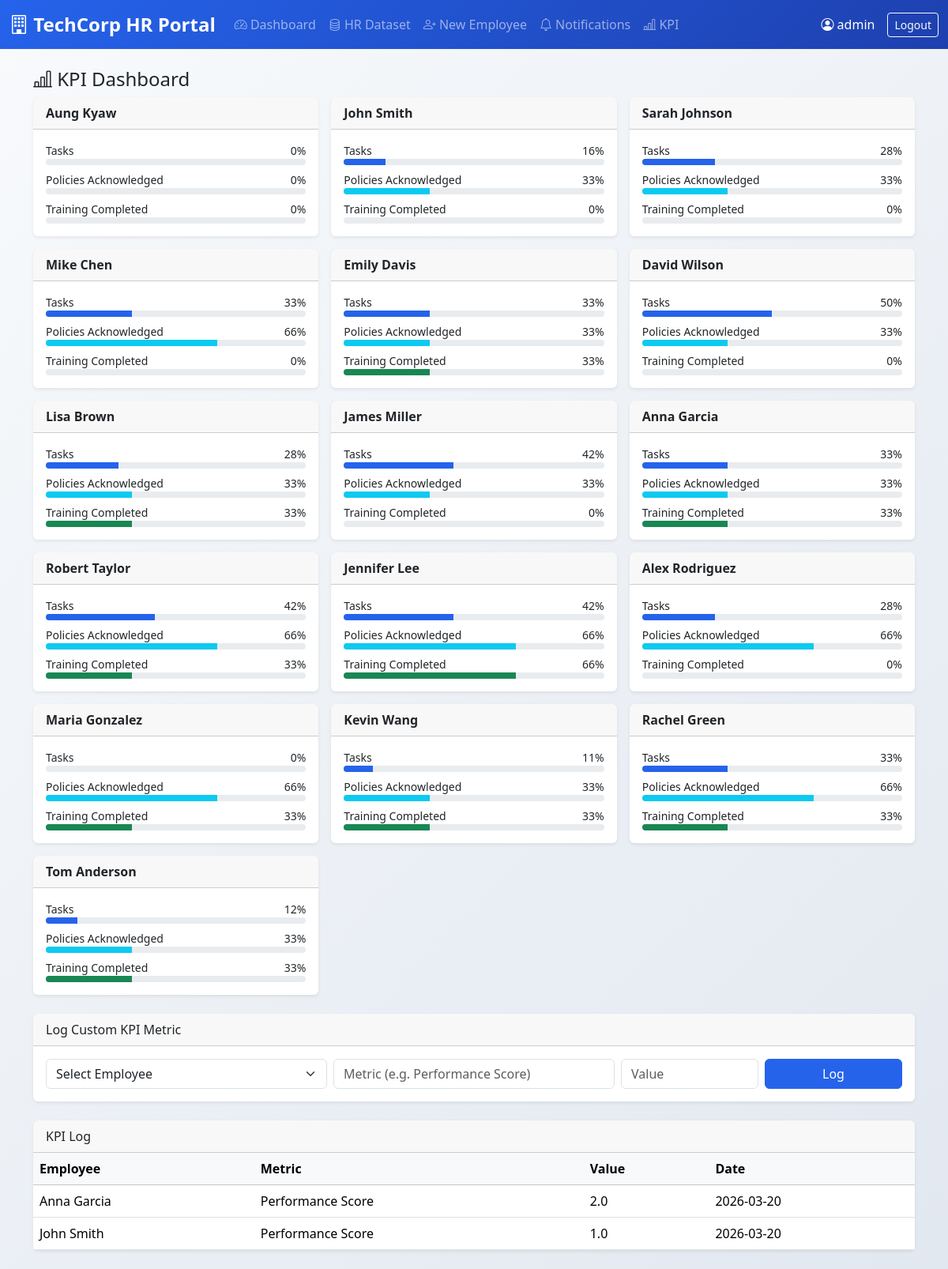
Page /kpi (signed in) on the committed database.
### tables this page shows
CREATE TABLE employees(id INTEGER PRIMARY KEY, name TEXT, department TEXT, position TEXT, start_date TEXT);

CREATE TABLE kpi(id INTEGER PRIMARY KEY, employee_id INTEGER, metric TEXT, value REAL, recorded_at TEXT);

### app.py (the view)
@app.route("/kpi")
@login_required
def kpi():
    conn = get_db()
    employees = conn.execute("SELECT id, name FROM employees").fetchall()
    rows      = conn.execute(
        "SELECT k.id, e.name, k.metric, k.value, k.recorded_at, k.employee_id "
        "FROM kpi k JOIN employees e ON k.employee_id=e.id ORDER BY k.id DESC"
    ).fetchall()
    summary = []
    for emp in employees:
        total = conn.execute("SELECT COUNT(*) FROM tasks WHERE employee_id=?", (emp[0],)).fetchone()[0]
        done  = conn.execute("SELECT COUNT(*) FROM tasks WHERE employee_id=? AND status='Done'", (emp[0],)).fetchone()[0]
        ack   = conn.execute("SELECT COUNT(*) FROM policies WHERE employee_id=? AND acknowledged=1", (emp[0],)).fetchone()[0]
        pol   = conn.execute("SELECT COUNT(*) FROM policies WHERE employee_id=?", (emp[0],)).fetchone()[0]
        tr_done = conn.execute("SELECT COUNT(*) FROM training WHERE employee_id=? AND status='Completed'", (emp[0],)).fetchone()[0]
        tr_tot  = conn.execute("SELECT COUNT(*) FROM training WHERE employee_id=?", (emp[0],)).fetchone()[0]
        summary.append({
            "name": emp[1], "id": emp[0],
            "task_pct": int(done/total*100) if total else 0,
            "policy_pct": int(ack/pol*100) if pol else 0,
            "training_pct": int(tr_done/tr_tot*100) if tr_tot else 0,
        })
    conn.close()
    return render_template("kpi.html", employees=employees, kpi_rows=rows, summary=summary)

### app.py (called while the page is built)
def get_db():
    return sqlite3.connect(DB)

def login_required(f):
    from functools import wraps
    @wraps(f)
    def wrapper(*args, **kwargs):
        if "user" not in session:
            return redirect("/")
        return f(*args, **kwargs)
    return wrapper

### templates/kpi.html (shortened to what this page needs)
{% extends "base.html" %}
{% block content %}
<h4><i class="bi bi-bar-chart-line"></i> KPI Dashboard</h4>
<div class="row g-3 mb-4">
  {% for s in summary %}
  <div class="col-md-4">
    <div class="card shadow-sm h-100">
      <div class="card-header fw-semibold">{{ s.name }}</div>
      <div class="card-body">
        <div class="mb-2">
          <div class="d-flex justify-content-between small"><span>Tasks</span><span>{{ s.task_pct }}%</span></div>
          <div class="progress" style="height:8px"><div class="progress-bar bg-primary" style="width:{{ s.task_pct }}%"></div></div>
        </div>
        <div class="mb-2">
          <div class="d-flex justify-content-between small"><span>Policies Acknowledged</span><span>{{ s.policy_pct }}%</span></div>
          <div class="progress" style="height:8px"><div class="progress-bar bg-info" style="width:{{ s.policy_pct }}%"></div></div>
        </div>
        <div>
          <div class="d-flex justify-content-between small"><span>Training Completed</span><span>{{ s.training_pct }}%</span></div>
          <div class="progress" style="height:8px"><div class="progress-bar bg-success" style="width:{{ s.training_pct }}%"></div></div>
        </div>
      </div>
    </div>
  </div>
  {% else %}
  <div class="col"><p class="text-muted">No employees yet.</p></div>
  {% endfor %}
</div>
<div class="card shadow-sm mb-4">
  <div class="card-header">Log Custom KPI Metric</div>
  <div class="card-body">
    <form method="post" action="/kpi/add" class="row g-2">
      <div class="col-md-4">
        <select class="form-select" name="employee_id" required>
          <option value="" disabled selected>Select Employee</option>
        </select>
      </div>
      <div class="col-md-4">
        <input class="form-control" name="metric" placeholder="Metric (e.g. Performance Score)" required>
      </div>
      <div class="col-md-2">
        <input class="form-control" name="value" type="number" step="0.1" placeholder="Value" required>
      </div>
      <div class="col-md-2">
        <button class="btn btn-primary w-100">Log</button>
      </div>
    </form>
  </div>
</div>
{% if kpi_rows %}
<div class="card shadow-sm">
  <div class="card-header">KPI Log</div>
  <table class="table table-hover mb-0">
    <thead class="table-light">
      <tr><th>Employee</th><th>Metric</th><th>Value</th><th>Date</th></tr>
    </thead>
    <tbody>
      {% for k in kpi_rows %}
      <tr>
        <td>{{ k[1] }}</td>
        <td>{{ k[2] }}</td>
        <td>{{ k[3] }}</td>
        <td>{{ k[4] }}</td>
      </tr>
      {% endfor %}
    </tbody>
  </table>
</div>
{% endif %}
{% endblock %}

### templates/base.html (style rules this page uses)
:root { --primary-color: #2563eb; --secondary-color: #1e40af; --accent-color: #3b82f6; --success-color: #059669; --warning-color: #d97706; --danger-color: #dc2626; }
.btn-primary { background: var(--primary-color); border-color: var(--primary-color); }
.bg-primary { background: var(--primary-color) !important; }
.card { box-shadow: 0 4px 6px -1px rgba(0, 0, 0, 0.1); border: none; }
body { background: linear-gradient(135deg, #f8fafc 0%, #e2e8f0 100%); min-height: 100vh; }

### rows in the picture
employees: name "Aung Kyaw", task_pct "0", policy_pct "0", training_pct "0"
employees: name "John Smith", task_pct "16", policy_pct "33", training_pct "0"
employees: name "Sarah Johnson", task_pct "28", policy_pct "33", training_pct "0"
employees: name "Mike Chen", task_pct "33", policy_pct "66", training_pct "0"
employees: name "Emily Davis", task_pct "33", policy_pct "33", training_pct "33"
employees: name "David Wilson", task_pct "50", policy_pct "33", training_pct "0"
employees: name "Lisa Brown", task_pct "28", policy_pct "33", training_pct "33"
employees: name "James Miller", task_pct "42", policy_pct "33", training_pct "0"
employees: name "Anna Garcia", task_pct "33", policy_pct "33", training_pct "33"
employees: name "Robert Taylor", task_pct "42", policy_pct "66", training_pct "33"
employees: name "Jennifer Lee", task_pct "42", policy_pct "66", training_pct "66"
employees: name "Alex Rodriguez", task_pct "28", policy_pct "66", training_pct "0"
employees: name "Maria Gonzalez", task_pct "0", policy_pct "66", training_pct "33"
employees: name "Kevin Wang", task_pct "11", policy_pct "33", training_pct "33"
employees: name "Rachel Green", task_pct "33", policy_pct "66", training_pct "33"
employees: name "Tom Anderson", task_pct "12", policy_pct "33", training_pct "33"
kpi: name "Anna Garcia", metric "Performance Score", value "2.0", recorded_at "2026-03-20"
kpi: name "John Smith", metric "Performance Score", value "1.0", recorded_at "2026-03-20"

### other values in the picture
{{ session.user }} "admin"
